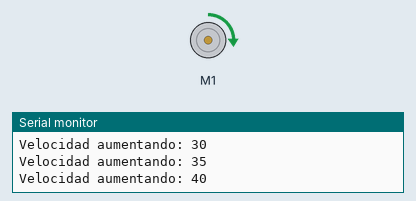
This sketch was run on a simulated Arduino Uno, built with avr-gcc and run on an emulated ATmega328P. Shown: DC motor (green arrow = forward, orange = backward, longer = faster), the last lines printed to the serial monitor.

Above: at 0.42 s.
At 1.63 s:
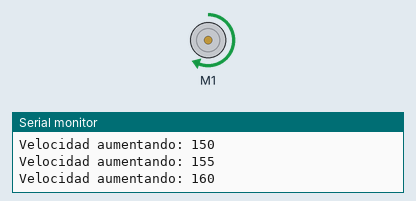
At 2.8 s:
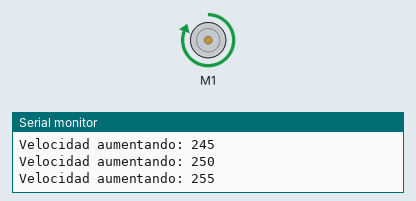
At 5.9 s:
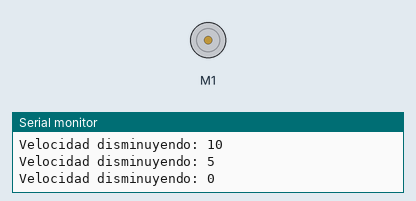
Timing chart, 0 to 8.1 s (numbered marks = the images above):
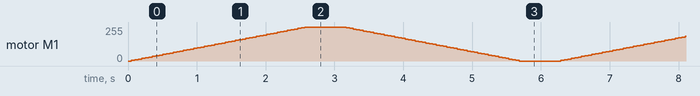

The sketch:

Practica16_2.ino
```cpp
#include <AFMotor.h>

// Crear el objeto motor en el puerto 1 (puedes usar 1 a 4)
AF_DCMotor motor(1);

void setup() {
  Serial.begin(9600);
  Serial.println("Control de velocidad con AFMotor");

  // Establecer dirección inicial
  motor.setSpeed(0);
  motor.run(FORWARD); // Dirección: FORWARD o BACKWARD
}

void loop() {
  // Aumentar velocidad de 0 a 255
  for (int velocidad = 0; velocidad <= 255; velocidad += 5) {
    motor.setSpeed(velocidad);
    Serial.print("Velocidad aumentando: ");
    Serial.println(velocidad);
    delay(50);
  }

  delay(500);

  // Disminuir velocidad
  for (int velocidad = 255; velocidad >= 0; velocidad -= 5) {
    motor.setSpeed(velocidad);
    Serial.print("Velocidad disminuyendo: ");
    Serial.println(velocidad);
    delay(50);
  }

  delay(500);
}
```
